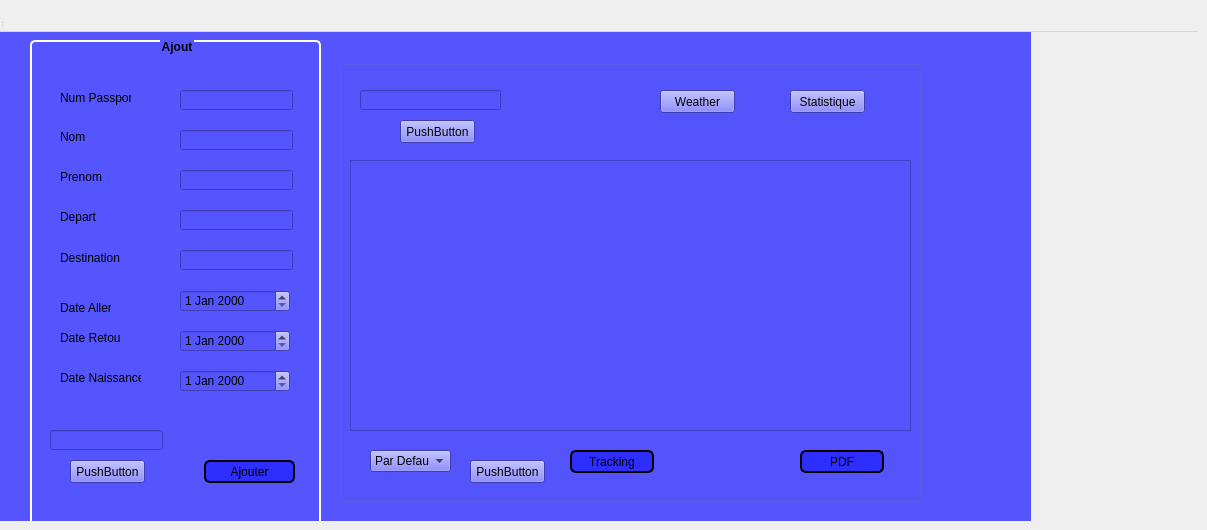
     <widget class="QWidget" name="tab_2">
      <attribute name="title">
       <string>Gestion De Transport</string>
      </attribute>
      <widget class="QWidget" name="centralWidget" native="true">
       <property name="geometry">
        <rect>
         <x>0</x>
         <y>30</y>
         <width>1031</width>
         <height>491</height>
        </rect>
       </property>
       <property name="styleSheet">
        <string notr="true">background-color: rgb(85, 85, 255);</string>
       </property>
       <widget class="QGroupBox" name="groupBox_3">
        <property name="geometry">
         <rect>
          <x>30</x>
          <y>10</y>
          <width>291</width>
          <height>491</height>
         </rect>
        </property>
        <property name="styleSheet">
         <string notr="true">QGroupBox {
	
   font: 10pt &quot;MS Shell Dlg 2&quot;;
font: bold;
text-align:center;
    border: 2px solid white;
    border-radius: 5px;
    margin-top: 1ex;
}

QGroupBox::title {
 
    subcontrol-position: top center; /* position at the top center */
  
}</string>
        </property>
        <property name="title">
         <string>Ajout</string>
        </property>
        <widget class="QLineEdit" name="lineEdit_ID">
         <property name="geometry">
          <rect>
           <x>150</x>
           <y>50</y>
           <width>113</width>
           <height>20</height>
          </rect>
         </property>
        </widget>
        <widget class="QLineEdit" name="lineEdit_nom">
         <property name="geometry">
          <rect>
           <x>150</x>
           <y>90</y>
           <width>113</width>
           <height>20</height>
          </rect>
         </property>
        </widget>
        <widget class="QLineEdit" name="lineEdit_prenom">
         <property name="geometry">
          <rect>
           <x>150</x>
           <y>130</y>
           <width>113</width>
           <height>20</height>
          </rect>
         </property>
        </widget>
        <widget class="QLineEdit" name="lineEdit_depart">
         <property name="geometry">
          <rect>
           <x>150</x>
           <y>170</y>
           <width>113</width>
           <height>20</height>
          </rect>
         </property>
        </widget>
        <widget class="QLineEdit" name="lineEdit_destination">
         <property name="geometry">
          <rect>
           <x>150</x>
           <y>210</y>
           <width>113</width>
           <height>20</height>
          </rect>
         </property>
        </widget>
        <widget class="QPushButton" name="pushButton_ajouter">
         <property name="geometry">
          <rect>
           <x>174</x>
           <y>420</y>
           <width>91</width>
           <height>23</height>
          </rect>
         </property>
         <property name="styleSheet">
          <string notr="true">QPushButton {
    border: 2px solid black;
    border-radius: 6px;
    background-color: #2E2EFF;
    min-width: 80px;
}

QPushButton:pressed {
    background-color: qlineargradient(x1: 0, y1: 0, x2: 0, y2: 1,
                                      stop: 0 #dadbde, stop: 1 #f6f7fa);
}

QPushButton:flat {
    border: none; /* no border for a flat push button */
}

QPushButton:default {
    border-color: navy; /* make the default button prominent */
}</string>
         </property>
         <property name="text">
          <string>Ajouter</string>
         </property>
        </widget>
        <widget class="QLabel" name="label_7">
         <property name="geometry">
          <rect>
           <x>30</x>
           <y>50</y>
           <width>71</width>
           <height>16</height>
          </rect>
         </property>
         <property name="text">
          <string>Num Passport</string>
         </property>
        </widget>
        <widget class="QLabel" name="label_14">
         <property name="geometry">
          <rect>
           <x>30</x>
           <y>90</y>
           <width>47</width>
           <height>14</height>
          </rect>
         </property>
         <property name="text">
          <string>Nom</string>
         </property>
        </widget>
        <widget class="QLabel" name="label_15">
         <property name="geometry">
          <rect>
           <x>30</x>
           <y>130</y>
           <width>47</width>
           <height>14</height>
          </rect>
         </property>
         <property name="text">
          <string>Prenom</string>
         </property>
        </widget>
        <widget class="QLabel" name="label_16">
         <property name="geometry">
          <rect>
           <x>30</x>
           <y>170</y>
           <width>47</width>
           <height>14</height>
          </rect>
         </property>
         <property name="text">
          <string>Depart</string>
         </property>
        </widget>
        <widget class="QLabel" name="label_20">
         <property name="geometry">
          <rect>
           <x>30</x>
           <y>210</y>
           <width>71</width>
           <height>16</height>
          </rect>
         </property>
         <property name="text">
          <string>Destination</string>
         </property>
        </widget>
        <widget class="QLabel" name="label_21">
         <property name="geometry">
          <rect>
           <x>30</x>
           <y>260</y>
           <width>51</width>
           <height>16</height>
          </rect>
         </property>
         <property name="text">
          <string>Date Aller</string>
         </property>
        </widget>
        <widget class="QLabel" name="label_22">
         <property name="geometry">
          <rect>
           <x>30</x>
           <y>290</y>
           <width>61</width>
           <height>16</height>
          </rect>
         </property>
         <property name="text">
          <string>Date Retour</string>
         </property>
        </widget>
        <widget class="QLabel" name="label_23">
         <property name="geometry">
          <rect>
           <x>30</x>
           <y>330</y>
           <width>81</width>
           <height>16</height>
          </rect>
         </property>
         <property name="text">
          <string>Date Naissance</string>
         </property>
        </widget>
        <widget class="QDateEdit" name="dateDepart">
         <property name="geometry">
          <rect>
           <x>150</x>
           <y>250</y>
           <width>110</width>
           <height>22</height>
          </rect>
         </property>
        </widget>
        <widget class="QDateEdit" name="dateRetour">
         <property name="geometry">
          <rect>
           <x>150</x>
           <y>290</y>
           <width>110</width>
           <height>22</height>
          </rect>
         </property>
        </widget>
        <widget class="QDateEdit" name="dateNaissance">
         <property name="geometry">
          <rect>
           <x>150</x>
           <y>330</y>
           <width>110</width>
           <height>22</height>
          </rect>
         </property>
        </widget>
        <widget class="QPushButton" name="pushButton_supprimer">
         <property name="geometry">
          <rect>
           <x>40</x>
           <y>420</y>
           <width>75</width>
           <height>23</height>
          </rect>
         </property>
         <property name="text">
          <string>PushButton</string>
         </property>
        </widget>
        <widget class="QLineEdit" name="lineEdit_IDS">
         <property name="geometry">
          <rect>
           <x>20</x>
           <y>390</y>
           <width>113</width>
           <height>20</height>
          </rect>
         </property>
        </widget>
       </widget>
       <widget class="QGroupBox" name="groupBox_4">
        <property name="geometry">
         <rect>
          <x>340</x>
          <y>30</y>
          <width>581</width>
          <height>441</height>
         </rect>
        </property>
        <property name="title">
         <string/>
        </property>
        <widget class="QLineEdit" name="lineEditR">
         <property name="geometry">
          <rect>
           <x>20</x>
           <y>30</y>
           <width>141</width>
           <height>20</height>
          </rect>
         </property>
         <property name="styleSheet">
          <string notr="true">background-color:rgb(202, 255, 227); 
border: 2px solid gray; 
border-radius: 10px; 
padding: 0 8px; 
selection-background-color: darkgray; 
 font-size: 16px;
  focus {  
   background-color:rgb(192, 192, 255)}</string>
         </property>
        </widget>
        <widget class="QTableView" name="table_transport">
         <property name="geometry">
          <rect>
           <x>10</x>
           <y>100</y>
           <width>561</width>
           <height>271</height>
          </rect>
         </property>
        </widget>
        <widget class="QPushButton" name="pushButton_3">
         <property name="geometry">
          <rect>
           <x>230</x>
           <y>390</y>
           <width>84</width>
           <height>23</height>
          </rect>
         </property>
         <property name="styleSheet">
          <string notr="true">QPushButton {
    border: 2px solid black;
    border-radius: 6px;
    background-color: #2E2EFF;
    min-width: 80px;
}

QPushButton:pressed {
    background-color: qlineargradient(x1: 0, y1: 0, x2: 0, y2: 1,
                                      stop: 0 #dadbde, stop: 1 #f6f7fa);
}

QPushButton:flat {
    border: none; /* no border for a flat push button */
}

QPushButton:default {
    border-color: navy; /* make the default button prominent */
}</string>
         </property>
         <property name="text">
          <string>Tracking</string>
         </property>
        </widget>
        <widget class="QPushButton" name="PDF">
         <property name="geometry">
          <rect>
           <x>460</x>
           <y>390</y>
           <width>84</width>
           <height>23</height>
          </rect>
         </property>
         <property name="styleSheet">
          <string notr="true">QPushButton {
    border: 2px solid black;
    border-radius: 6px;
    background-color: #2E2EFF;
    min-width: 80px;
}

QPushButton:pressed {
    background-color: qlineargradient(x1: 0, y1: 0, x2: 0, y2: 1,
                                      stop: 0 #dadbde, stop: 1 #f6f7fa);
}

QPushButton:flat {
    border: none; /* no border for a flat push button */
}

QPushButton:default {
    border-color: navy; /* make the default button prominent */
}</string>
         </property>
         <property name="text">
          <string>PDF</string>
         </property>
        </widget>
        <widget class="QPushButton" name="pushButtonS">
         <property name="geometry">
          <rect>
           <x>450</x>
           <y>30</y>
           <width>75</width>
           <height>23</height>
          </rect>
         </property>
         <property name="text">
          <string>Statistique</string>
         </property>
        </widget>
        <widget class="QComboBox" name="comboBox">
         <property name="geometry">
          <rect>
           <x>30</x>
           <y>390</y>
           <width>81</width>
           <height>22</height>
          </rect>
         </property>
         <item>
          <property name="text">
           <string>Par Defaut</string>
          </property>
         </item>
         <item>
          <property name="text">
           <string>Num Pass</string>
          </property>
         </item>
         <item>
          <property name="text">
           <string>Par Nom</string>
          </property>
         </item>
         <item>
          <property name="text">
           <string>Par Prenom</string>
          </property>
         </item>
         <item>
          <property name="text">
           <string>Par Destination</string>
          </property>
         </item>
        </widget>
        <widget class="QPushButton" name="Weather">
         <property name="geometry">
          <rect>
           <x>320</x>
           <y>30</y>
           <width>75</width>
           <height>23</height>
          </rect>
         </property>
         <property name="text">
          <string>Weather</string>
         </property>
        </widget>
        <widget class="QPushButton" name="pushButtonV">
         <property name="geometry">
          <rect>
           <x>130</x>
           <y>400</y>
           <width>75</width>
           <height>23</height>
          </rect>
         </property>
         <property name="text">
          <string>PushButton</string>
         </property>
        </widget>
        <widget class="QPushButton" name="pushButton123">
         <property name="geometry">
          <rect>
           <x>60</x>
           <y>60</y>
           <width>75</width>
           <height>23</height>
          </rect>
         </property>
         <property name="text">
          <string>PushButton</string>
         </property>
        </widget>
       </widget>
      </widget>
      <widget class="QMenuBar" name="menuBar">
       <property name="geometry">
        <rect>
         <x>0</x>
         <y>10</y>
         <width>1198</width>
         <height>22</height>
        </rect>
       </property>
      </widget>
      <widget class="QToolBar" name="mainToolBar">
       <property name="geometry">
        <rect>
         <x>0</x>
         <y>10</y>
         <width>4</width>
         <height>12</height>
        </rect>
       </property>
      </widget>
      <widget class="QStatusBar" name="statusBar">
       <property name="geometry">
        <rect>
         <x>0</x>
         <y>10</y>
         <width>3</width>
         <height>18</height>
        </rect>
       </property>
      </widget>
     </widget>
